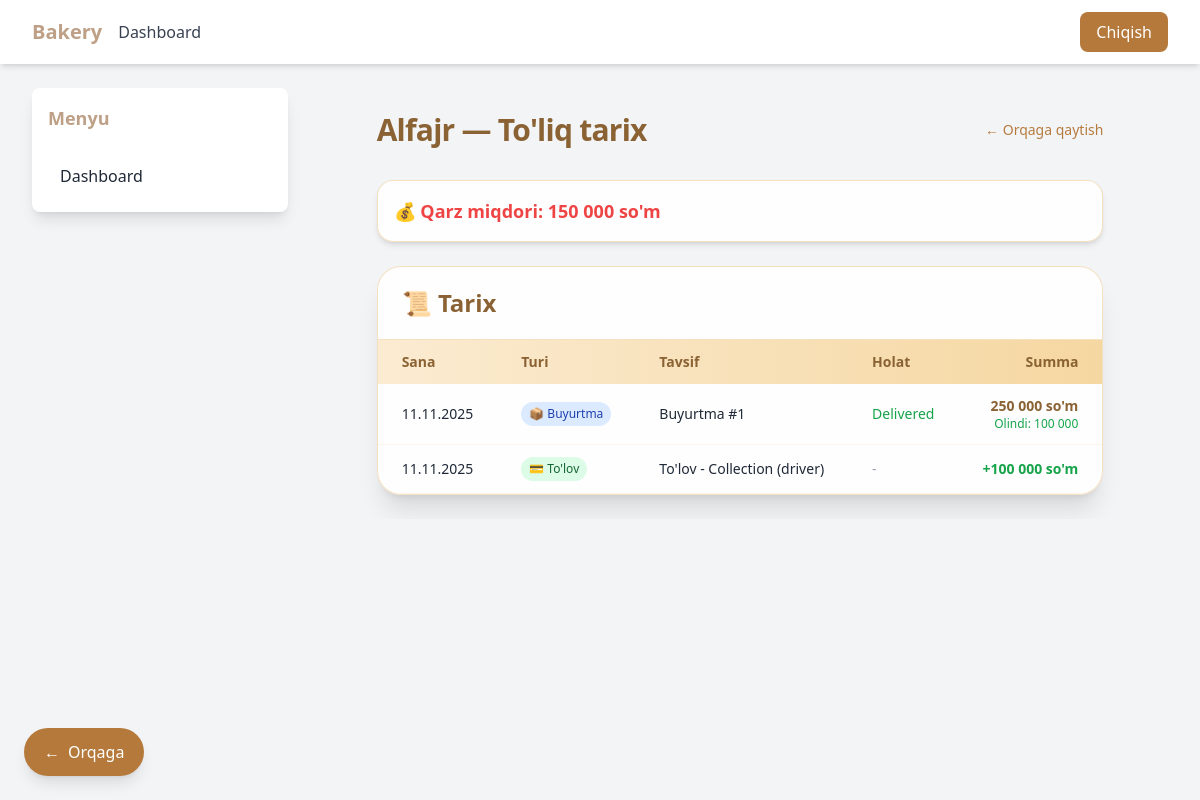
The page /reports/contragents/1/ on the database as committed earlier.
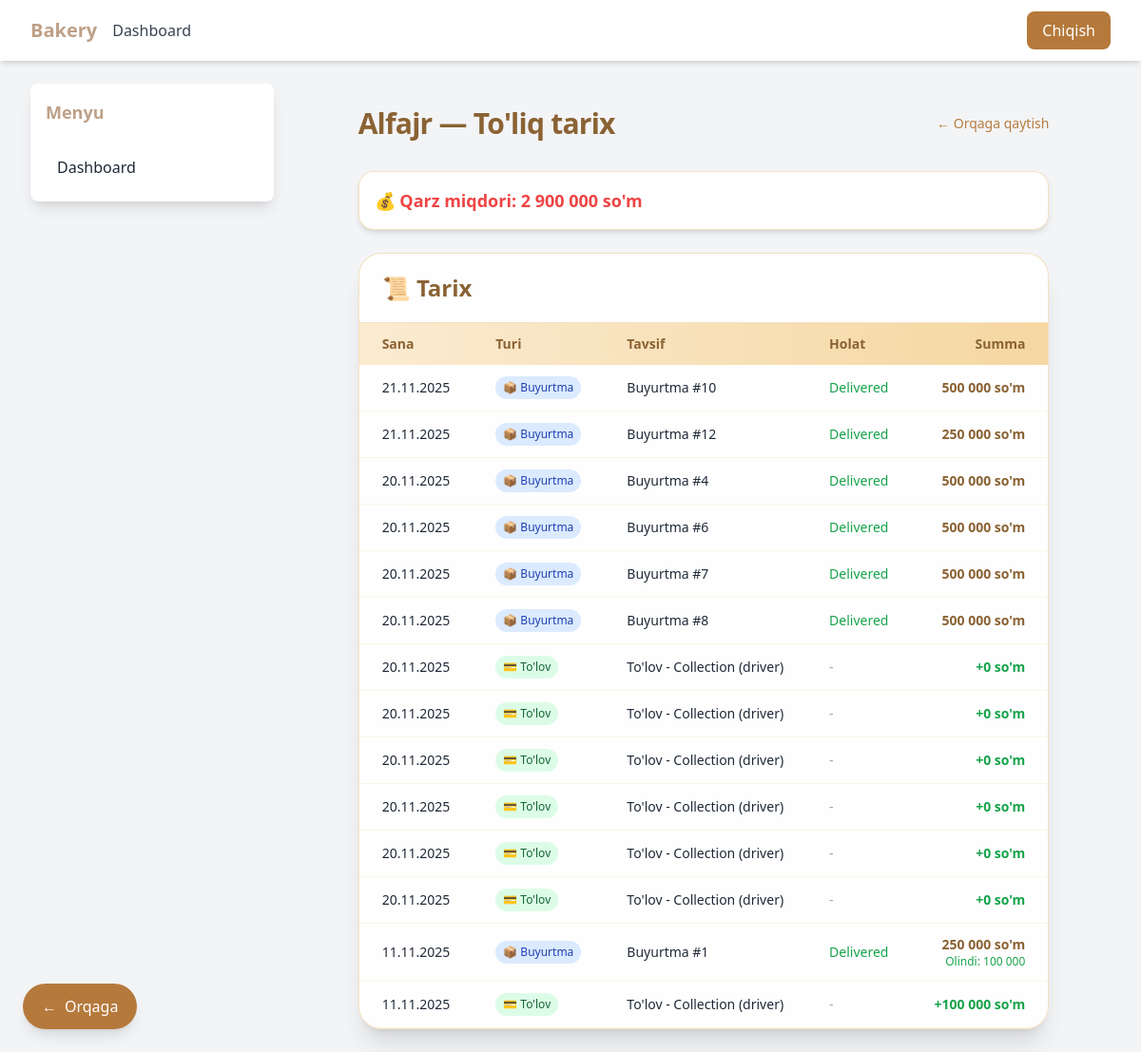
The same page on the database as committed later.
### shops/models.py (models this page shows, shortened)
class Shop(models.Model):
    name = models.CharField(max_length=200)
    owner_name = models.CharField(max_length=150, blank=True, null=True)
    phone = models.CharField(max_length=20, blank=True, null=True)
    address = models.TextField(blank=True, null=True)
    region = models.ForeignKey(Region, on_delete=models.CASCADE, related_name="shops")
    loan_balance = models.DecimalField(
        max_digits=10, decimal_places=2, default=0,
        help_text="Shop’s outstanding debt (qarzdorlik)"
    )
    class Meta:
        verbose_name = "Do‘kon"
        verbose_name_plural = "Do‘konlar"

### orders/models.py (models this page shows, shortened)
class Order(models.Model):
    STATUS_CHOICES = [
        ("Pending", "Kutilmoqda"),
        ("Partially Delivered", "Qisman yetkazilgan"),
        ("Delivered", "Yetkazilgan"),
    ]
    shop = models.ForeignKey(Shop, on_delete=models.CASCADE, related_name="orders")
    created_at = models.DateTimeField(auto_now_add=True)
    order_date = models.DateField(default=timezone.now)
    status = models.CharField(max_length=30, choices=STATUS_CHOICES, default="Pending")
    received_amount = models.DecimalField(
        max_digits=12, decimal_places=2, default=Decimal("0.00"),
        verbose_name="Olingan summa"
    )
    def total_amount(self):
        total = Decimal('0.00')
        for item in self.items.all():
            total += quantize_money(item.total_price)
        return total

### dashboard/models.py (models this page shows, shortened)
class Payment(models.Model):
    PAYMENT_TYPE_CHOICES = [
        ("collection", "Collection (driver)"),
        ("repayment", "Loan Repayment"),
        ("other", "Other"),
    ]
    order = models.ForeignKey("orders.Order", null=True, blank=True, on_delete=models.SET_NULL)
    shop = models.ForeignKey("shops.Shop", null=True, blank=True, on_delete=models.SET_NULL)
    amount = models.DecimalField(max_digits=12, decimal_places=2)
    payment_type = models.CharField(max_length=20, choices=PAYMENT_TYPE_CHOICES, default="collection")
    collected_by = models.ForeignKey(settings.AUTH_USER_MODEL, null=True, blank=True, on_delete=models.SET_NULL)
    notes = models.TextField(blank=True, null=True)
    date = models.DateTimeField(auto_now_add=True)

### reports/views.py (the view)
# urls.py: path("contragents/<int:shop_id>/", views.shop_history, name="shop_history"),
def shop_history(request, shop_id):
    shop = get_object_or_404(Shop, id=shop_id)
    orders = Order.objects.filter(shop=shop).select_related("shop")
    payments = Payment.objects.filter(shop=shop)
    history = []
    for order in orders:
        history.append({
            "date": order.order_date,
            "type": "order",
            "status": order.status,
            "description": f"Buyurtma #{order.id}",
            "total_amount": order.total_amount(),
            "received_amount": order.received_amount,
            "order_id": order.id,
        })
    for payment in payments:
        history.append({
            "date": payment.date.date() if hasattr(payment.date, 'date') else payment.date,
            "type": "payment",
            "status": None,
            "description": f"To'lov - {payment.get_payment_type_display()}",
            "amount": payment.amount,
            "notes": payment.notes,
        })
    history.sort(key=lambda x: x["date"], reverse=True)
    context = {
        "shop": shop,
        "history": history,
    }
    return render(request, "reports/shop_history.html", context)

### orders/models.py (called while the page is built)
def quantize_money(value):
    return Decimal(str(value)).quantize(Decimal('0.01'), rounding=ROUND_HALF_UP)

    @property
    def total_price(self):
        if self.unit_price is None or self.quantity is None:
            return Decimal('0.00')
        return quantize_money(Decimal(str(self.unit_price)) * Decimal(str(self.quantity)))

### reports/templates/reports/shop_history.html (shortened to what the changed rows need)
{% extends 'base.html' %}
{% load humanize %}
{% block content %}
<div class="max-w-6xl mx-auto p-4 md:p-6">
    <div class="flex items-center justify-between mb-6 md:mb-8 flex-wrap gap-2">
        <h2 class="text-2xl md:text-3xl font-bold text-[#8A6233] tracking-tight">
            {{ shop.name }} — To'liq tarix
        </h2>
        <a href="{% url 'reports:contragents_report' %}"
           class="inline-flex items-center text-sm text-[#B67B3F] hover:text-[#8A6233] transition-colors">
            ← Orqaga qaytish
        </a>
    </div>
    <div class="mb-6 text-base md:text-lg bg-white/90 backdrop-blur-xl rounded-2xl shadow-md border border-[#E6B566]/40 p-4">
        {% if shop.loan_balance > 0 %}
            <span class="text-red-500 font-semibold">
                💰 Qarz miqdori: {{ shop.loan_balance|floatformat:0|intcomma }} so'm
            </span>
        {% elif shop.loan_balance == 0 %}
            <span class="text-gray-500">✅ Qarzi yo'q</span>
        {% else %}
            <span class="text-green-600 font-semibold">
                ✅ +{{ shop.loan_balance|floatformat:0|intcomma }} so'm
            </span>
        {% endif %}
    </div>
    <div class="bg-white/90 backdrop-blur-xl rounded-3xl shadow-xl border border-[#E6B566]/40 overflow-hidden">
        <div class="overflow-x-auto">
            <table class="w-full text-sm">
                <thead class="bg-gradient-to-r from-[#FBEBD1] to-[#F5D7A1]">
                    <tr>
                        <th class="px-3 md:px-6 py-3 text-left font-semibold text-[#8A6233] whitespace-nowrap text-xs md:text-sm">Sana</th>
                        <th class="px-3 md:px-6 py-3 text-left font-semibold text-[#8A6233] whitespace-nowrap text-xs md:text-sm">Turi</th>
                        <th class="px-3 md:px-6 py-3 text-left font-semibold text-[#8A6233] whitespace-nowrap text-xs md:text-sm hidden md:table-cell">Tavsif</th>
                        <th class="px-3 md:px-6 py-3 text-left font-semibold text-[#8A6233] whitespace-nowrap text-xs md:text-sm hidden sm:table-cell">Holat</th>
                        <th class="px-3 md:px-6 py-3 text-right font-semibold text-[#8A6233] whitespace-nowrap text-xs md:text-sm">Summa</th>
                    </tr>
                </thead>
                <tbody>
                    {% for item in history %}
                    <tr class="hover:bg-[#FFF9F1] transition-all border-b border-[#F0E0B6]/30">
                        <td class="px-3 md:px-6 py-3 whitespace-nowrap text-xs md:text-sm">{{ item.date|date:"d.m.Y" }}</td>
                        <td class="px-3 md:px-6 py-3 whitespace-nowrap text-xs md:text-sm">
                            {% if item.type == "order" %}
                                <span class="inline-flex items-center px-2 py-1 rounded-full text-xs font-medium bg-blue-100 text-blue-800">
                                    📦 Buyurtma
                                </span>
                            {% else %}
                                <span class="inline-flex items-center px-2 py-1 rounded-full text-xs font-medium bg-green-100 text-green-800">
                                    💳 To'lov
                                </span>
                            {% endif %}
                        </td>
                        <td class="px-3 md:px-6 py-3 text-xs md:text-sm hidden md:table-cell">{{ item.description }}</td>
                        <td class="px-3 md:px-6 py-3 whitespace-nowrap text-xs md:text-sm hidden sm:table-cell">
                            {% if item.status %}
                                <span class="{% if item.status == 'Delivered' %}text-green-600{% elif item.status == 'Partially Delivered' %}text-yellow-600{% else %}text-gray-600{% endif %} font-medium">
                                    {{ item.status }}
                                </span>
                            {% else %}
                                <span class="text-gray-400">-</span>
                            {% endif %}
                        </td>
                        <td class="px-3 md:px-6 py-3 whitespace-nowrap text-right text-xs md:text-sm">
                            {% if item.type == "order" %}
                                <div class="flex flex-col items-end">
                                    <span class="font-semibold text-[#8A6233]">{{ item.total_amount|floatformat:0|intcomma }} so'm</span>
                                </div>
                            {% else %}
                                <span class="font-semibold text-green-600">+{{ item.amount|floatformat:0|intcomma }} so'm</span>
                            {% endif %}
                        </td>
                    </tr>
                    {% empty %}
                    <tr>
                        <td colspan="5" class="px-6 py-8 text-center text-gray-500">
                            Tarix topilmadi.
                        </td>
                    </tr>
                    {% endfor %}
                </tbody>
            </table>
        </div>
    </div>
</div>
{% endblock %}

Rows that differ between the two databases and show on the page:
changed Shop "Alfajr": loan_balance "150 000" → "2 900 000"
added Order: date "21.11.2025", status "Delivered"
added Order: date "21.11.2025", status "Delivered"
added Order: date "20.11.2025", status "Delivered"
added Order: date "20.11.2025", status "Delivered"
added Order: date "20.11.2025", status "Delivered"
added Order: date "20.11.2025", status "Delivered"
added Payment: amount "0"
added Payment: amount "0"
added Payment: amount "0"
added Payment: amount "0"
added Payment: amount "0"
added Payment: amount "0"
Other text that changed with them:
new list line: "📦 Buyurtma Buyurtma #10 500 000 so'm"
new list line: "📦 Buyurtma Buyurtma #12 250 000 so'm"
new list line: "📦 Buyurtma Buyurtma #4 500 000 so'm"
new list line: "📦 Buyurtma Buyurtma #6 500 000 so'm"
new list line: "📦 Buyurtma Buyurtma #7 500 000 so'm"
new list line: "📦 Buyurtma Buyurtma #8 500 000 so'm"
new list line: "20.11.2025 💳 To'lov To'lov - Collection (driver) - + so'm"
